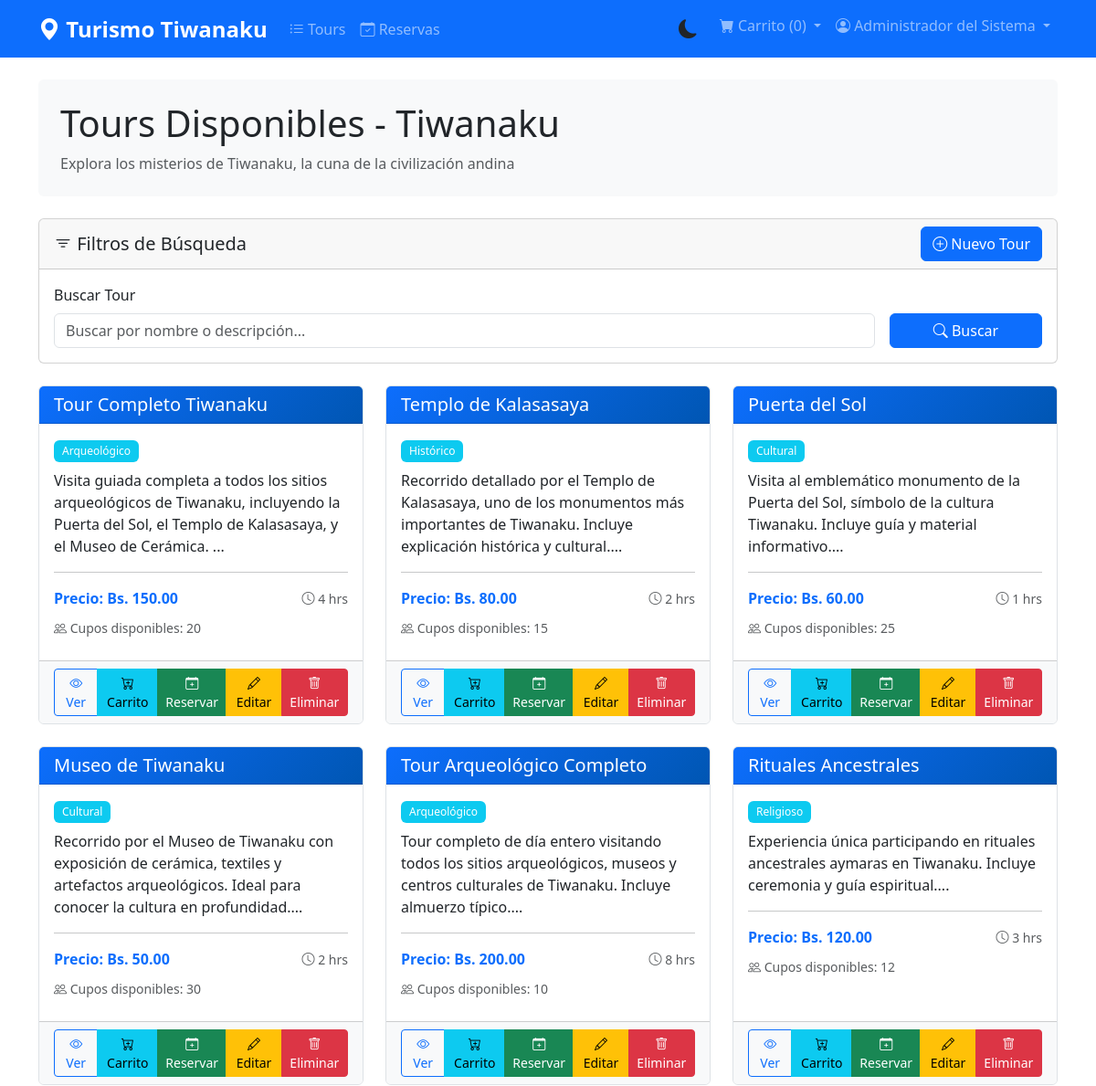
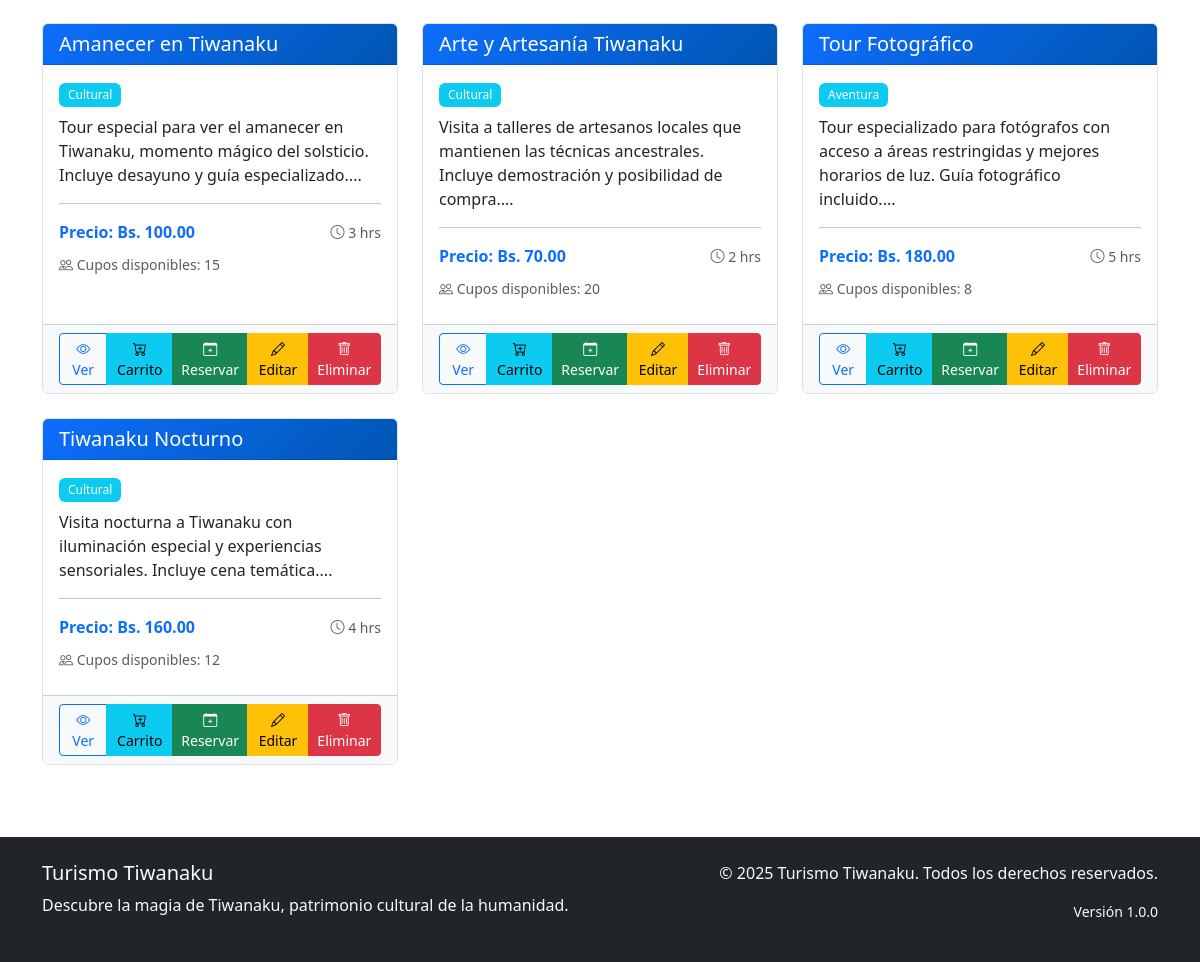
/index.php?controller=tour&action=list (signed in), run on the app's committed database (2 pictures, top to bottom).
### tables this page shows
CREATE TABLE IF NOT EXISTS tours (
    id INT AUTO_INCREMENT PRIMARY KEY,
    nombre VARCHAR(255) NOT NULL,
    descripcion TEXT NOT NULL,
    categoria VARCHAR(100) NOT NULL,
    precio DECIMAL(10, 2) NOT NULL,
    duracion INT NOT NULL COMMENT 'Duración en horas',
    cupos_disponibles INT NOT NULL DEFAULT 0,
    fecha_creacion DATETIME DEFAULT CURRENT_TIMESTAMP,
    fecha_actualizacion DATETIME DEFAULT CURRENT_TIMESTAMP ON UPDATE CURRENT_TIMESTAMP,
    INDEX idx_categoria (categoria),
    INDEX idx_precio (precio),
    INDEX idx_fecha_creacion (fecha_creacion)
);

### index.php (called while the page is built, shortened)
<?php
require_once __DIR__ . '/model/db.php';
$controlador = new $nombre_controlador();
$datos_a_vista["data"] = array();
if(method_exists($controlador,$_GET["action"])) $datos_a_vista["data"] = $controlador->{$_GET["action"]}();
require_once __DIR__ . '/view/template/header.php';
require_once __DIR__ . '/view/'.$controlador->view.'.php';
require_once __DIR__ . '/view/template/footer.php';
?>

### controller/tour.php (called while the page is built, shortened)
<?php
require_once __DIR__ . '/../model/tour.php';
class TourController{
	public function __construct() {
		$this->objeto_tour = new Tour();
	}
	public function list(){
		$this->page_title = 'Tours Disponibles - Tiwanaku';
		$filtros = [];
		$data = $this->objeto_tour->getTours($filtros);
		return [
			'tours' => $data,
			'filters' => $filtros
		];
	}
}
?>

### model/db.php (called while the page is built, shortened)
<?php
class Db {
	public function __construct() {
		$this->host = constant('DB_HOST');
		$this->db = constant('DB');
		$this->user = constant('DB_USER');
		$this->pass = constant('DB_PASS');
		try {
           $this->conection = new PDO('mysql:host='.$this->host.';dbname='.$this->db, $this->user, $this->pass);
        } catch (PDOException $e) {
            echo "Error de conexión: " . $e->getMessage();
            exit();
        }
	}
}
?>

### model/tour.php (called while the page is built, shortened)
<?php
require_once __DIR__ . '/db.php';
class Tour {
	private $table = 'tours';
	private $conection;
	public function getConection(){
		$dbObj = new Db();
		$this->conection = $dbObj->conection;
	}
	public function getTours($filters = []){
		$sql = "SELECT * FROM ".$this->table." WHERE 1=1";
		$parametros = [];
		$sql .= " ORDER BY fecha_creacion DESC";
		$stmt = $this->conection->prepare($sql);
		$stmt->execute($parametros);
		return $stmt->fetchAll();
	}
}
?>

### view/listar_tours.php (the view, shortened to what this page needs)
<div class="row mb-4">
	<div class="col-md-12">
		<div class="card">
			<div class="card-header d-flex justify-content-between align-items-center">
				<h5 class="mb-0"><i class="bi bi-filter"></i> Filtros de Búsqueda</h5>
				<a href="index.php?controller=tour&action=edit" class="btn btn-primary">
					<i class="bi bi-plus-circle"></i> Nuevo Tour
				</a>
			</div>
			<div class="card-body">
				<form method="GET" action="index.php" class="row g-3">
					<div class="col-md-10">
						<label class="form-label">Buscar Tour</label>
						<input type="text" class="form-control" name="search"
							value="<?php echo isset($datos_a_vista['data']['filters']['search']) ? htmlspecialchars($datos_a_vista['data']['filters']['search']) : ''; ?>"
							placeholder="Buscar por nombre o descripción...">
					</div>
					<div class="col-md-2 d-flex align-items-end">
						<button type="submit" class="btn btn-primary w-100">
							<i class="bi bi-search"></i> Buscar
						</button>
					</div>
				</form>
			</div>
		</div>
	</div>
</div>
<div class="row">
	<?php
	if(isset($datos_a_vista['data']['tours']) && count($datos_a_vista['data']['tours']) > 0){
		foreach($datos_a_vista['data']['tours'] as $tour){
			?>
			<div class="col-md-4 mb-4">
				<div class="card h-100 tour-card" data-tour-id="<?php echo $tour['id']; ?>">
					<div class="card-header bg-primary text-white">
						<h5 class="mb-0"><?php echo htmlspecialchars($tour['nombre']); ?></h5>
					</div>
					<div class="card-body">
						<p class="text-muted mb-2">
							<span class="badge bg-info"><?php echo htmlspecialchars($tour['categoria']); ?></span>
						</p>
						<p class="card-text"><?php echo nl2br(htmlspecialchars(substr($tour['descripcion'], 0, 150))); ?>...</p>
						<hr>
						<div class="d-flex justify-content-between align-items-center mb-2">
							<strong class="text-primary">Precio: Bs. <?php echo number_format($tour['precio'], 2); ?></strong>
							<small class="text-muted"><i class="bi bi-clock"></i> <?php echo $tour['duracion']; ?> hrs</small>
						</div>
						<p class="mb-2">
							<small class="text-muted">
								<i class="bi bi-people"></i> Cupos disponibles: <?php echo $tour['cupos_disponibles']; ?>
							</small>
						</p>
					</div>
					<div class="card-footer bg-light">
						<div class="btn-group w-100" role="group">
							<a href="index.php?controller=tour&action=view&id=<?php echo $tour['id']; ?>" class="btn btn-sm btn-outline-primary">
								<i class="bi bi-eye"></i> Ver
							</a>
							<button class="btn btn-sm btn-info add-to-cart-btn"
								data-tour-id="<?php echo $tour['id']; ?>"
								data-tour-nombre="<?php echo htmlspecialchars($tour['nombre']); ?>"
								data-tour-precio="<?php echo $tour['precio']; ?>"
								data-tour-categoria="<?php echo htmlspecialchars($tour['categoria']); ?>">
								<i class="bi bi-cart-plus"></i> Carrito
							</button>
							<a href="index.php?controller=reservation&action=create&tour_id=<?php echo $tour['id']; ?>" class="btn btn-sm btn-success">
								<i class="bi bi-calendar-plus"></i> Reservar
							</a>
							<a href="index.php?controller=tour&action=edit&id=<?php echo $tour['id']; ?>" class="btn btn-sm btn-warning">
								<i class="bi bi-pencil"></i> Editar
							</a>
							<a href="index.php?controller=tour&action=confirmDelete&id=<?php echo $tour['id']; ?>" class="btn btn-sm btn-danger">
								<i class="bi bi-trash"></i> Eliminar
							</a>
						</div>
					</div>
				</div>
			</div>
			<?php
		}
	}
	?>
</div>

### view/template/header.php (shortened to what this page needs)
<?php
$tema = isset($_COOKIE['pref_tema']) ? $_COOKIE['pref_tema'] : 'claro';
$themeClass = $tema === 'oscuro' ? 'dark' : 'light';
?>
<!DOCTYPE html>
<html lang="es">
<head>
	<link href="https://cdn.jsdelivr.net/npm/bootstrap@5.3.0/dist/css/bootstrap.min.css" rel="stylesheet">
	<link rel="stylesheet" href="https://cdn.jsdelivr.net/npm/bootstrap-icons@1.10.0/font/bootstrap-icons.css">
	<link rel="stylesheet" href="assets/css/style.css">
</head>
<body class="theme-<?php echo $themeClass; ?>" data-theme="<?php echo $tema; ?>">
	<nav class="navbar navbar-expand-lg navbar-dark bg-primary mb-4">
		<div class="container">
			<a class="navbar-brand" href="index.php?controller=tour&action=list">
				<i class="bi bi-geo-alt-fill"></i> Turismo Tiwanaku
			</a>
			<div class="collapse navbar-collapse" id="navbarNav">
				<?php if(isset($_SESSION['user_id'])): ?>
					<ul class="navbar-nav me-auto">
						<li class="nav-item">
							<a class="nav-link" href="index.php?controller=tour&action=list">
								<i class="bi bi-list-ul"></i> Tours
							</a>
						</li>
						<li class="nav-item">
							<a class="nav-link" href="index.php?controller=reservation&action=list">
								<i class="bi bi-calendar-check"></i> Reservas
							</a>
						</li>
					</ul>
				<?php endif; ?>
				<ul class="navbar-nav">
					<li class="nav-item">
						<button class="btn btn-link nav-link theme-toggle-btn" id="themeToggle" title="Cambiar tema" style="color: inherit; text-decoration: none; padding: 0.5rem 1rem;">
							<i class="bi <?php echo $tema === 'oscuro' ? 'bi-sun-fill' : 'bi-moon-fill'; ?>" id="themeIcon"></i>
						</button>
					</li>
					<?php if(isset($_SESSION['user_id'])): ?>
						<li class="nav-item dropdown">
							<a class="nav-link dropdown-toggle" href="#" id="cartDropdown" role="button" data-bs-toggle="dropdown">
								<i class="bi bi-cart-fill"></i> Carrito (<span id="cartCount">0</span>)
							</a>
						</li>
						<li class="nav-item dropdown">
							<a class="nav-link dropdown-toggle" href="#" id="userDropdown" role="button" data-bs-toggle="dropdown">
								<i class="bi bi-person-circle"></i> <?php echo htmlspecialchars($_SESSION['nombre_completo']); ?>
							</a>
						</li>
					<?php endif; ?>
				</ul>
			</div>
		</div>
	</nav>
	<div class="container">
		<header class="mb-4">
			<div class="p-4 bg-light rounded">
				<h1 class="mb-2"><?php echo isset($controlador->page_title) ? htmlspecialchars($controlador->page_title) : 'Turismo Tiwanaku'; ?></h1>
				<p class="text-muted mb-0">Explora los misterios de Tiwanaku, la cuna de la civilización andina</p>
			</div>
		</header>

### view/template/footer.php (shortened to what this page needs)
	</div>
	<footer class="bg-dark text-light mt-5 py-4">
		<div class="container">
			<div class="row">
				<div class="col-md-6">
					<h5>Turismo Tiwanaku</h5>
					<p>Descubre la magia de Tiwanaku, patrimonio cultural de la humanidad.</p>
				</div>
				<div class="col-md-6 text-md-end">
					<p>&copy; <?php echo date('Y'); ?> <?php echo constant('APP_NAME'); ?>. Todos los derechos reservados.</p>
					<p class="small">Versión <?php echo constant('APP_VERSION'); ?></p>
				</div>
			</div>
		</div>
	</footer>
</body>
</html>

### assets/css/style.css (style rules this page uses)
:root { --primary-color: #0d6efd; --secondary-color: #6c757d; --success-color: #198754; --danger-color: #dc3545; --warning-color: #ffc107; --info-color: #0dcaf0; --light-color: #f8f9fa; --dark-color: #212529; }
body { font-family: 'Segoe UI', Tahoma, Geneva, Verdana, sans-serif; min-height: 100vh; display: flex; flex-direction: column; }
.container { flex: 1; }
.navbar-brand { font-weight: bold; font-size: 1.5rem; }
.tour-card { transition: transform 0.2s, box-shadow 0.2s; border: 1px solid #dee2e6; }
.tour-card .card-header { background: linear-gradient(135deg, var(--primary-color) 0%, #0056b3 100%); }
.badge { padding: 0.5em 0.75em; font-weight: 500; }
footer { margin-top: auto; }
.card { animation: fadeIn 0.3s ease-in; }
.theme-toggle-btn { border: none !important; background: transparent !important; cursor: pointer; font-size: 1.3rem; transition: transform 0.2s, opacity 0.2s; padding: 0.5rem 1rem !important; color: inherit !important; text-decoration: none !important; display: flex; align-items: center; justify-content: center; }
.theme-toggle-btn i { transition: transform 0.3s; }

### data on the page
tours: nombre "Tour Completo Tiwanaku", categoria "Arqueológico", descripcion "Visita guiada completa a todos los sitios arqueológicos de Tiwanaku, incluyendo la Puerta del Sol, el Templo de Kalasasaya, y el Museo de Cerámica.", precio "150.00", duracion "4", cupos_disponibles "20"
tours: nombre "Templo de Kalasasaya", categoria "Histórico", descripcion "Recorrido detallado por el Templo de Kalasasaya, uno de los monumentos más importantes de Tiwanaku. Incluye explicación histórica y cultural.", precio "80.00", duracion "2", cupos_disponibles "15"
tours: nombre "Puerta del Sol", categoria "Cultural", descripcion "Visita al emblemático monumento de la Puerta del Sol, símbolo de la cultura Tiwanaku. Incluye guía y material informativo.", precio "60.00", duracion "1", cupos_disponibles "25"
tours: nombre "Museo de Tiwanaku", categoria "Cultural", descripcion "Recorrido por el Museo de Tiwanaku con exposición de cerámica, textiles y artefactos arqueológicos. Ideal para conocer la cultura en profundidad.", precio "50.00", duracion "2", cupos_disponibles "30"
tours: nombre "Tour Arqueológico Completo", categoria "Arqueológico", descripcion "Tour completo de día entero visitando todos los sitios arqueológicos, museos y centros culturales de Tiwanaku. Incluye almuerzo típico.", precio "200.00", duracion "8", cupos_disponibles "10"
tours: nombre "Rituales Ancestrales", categoria "Religioso", descripcion "Experiencia única participando en rituales ancestrales aymaras en Tiwanaku. Incluye ceremonia y guía espiritual.", precio "120.00", duracion "3", cupos_disponibles "12"
tours: nombre "Amanecer en Tiwanaku", categoria "Cultural", descripcion "Tour especial para ver el amanecer en Tiwanaku, momento mágico del solsticio. Incluye desayuno y guía especializado.", precio "100.00", duracion "3", cupos_disponibles "15"
tours: nombre "Arte y Artesanía Tiwanaku", categoria "Cultural", descripcion "Visita a talleres de artesanos locales que mantienen las técnicas ancestrales. Incluye demostración y posibilidad de compra.", precio "70.00", duracion "2", cupos_disponibles "20"
tours: nombre "Tour Fotográfico", categoria "Aventura", descripcion "Tour especializado para fotógrafos con acceso a áreas restringidas y mejores horarios de luz. Guía fotográfico incluido.", precio "180.00", duracion "5", cupos_disponibles "8"
tours: nombre "Tiwanaku Nocturno", categoria "Cultural", descripcion "Visita nocturna a Tiwanaku con iluminación especial y experiencias sensoriales. Incluye cena temática.", precio "160.00", duracion "4", cupos_disponibles "12"

### other printed values
$_SESSION['nombre_completo'] "Administrador del Sistema"
$controlador->page_title "Tours Disponibles - Tiwanaku"
constant('APP_NAME') "Turismo Tiwanaku"
constant('APP_VERSION') "1.0.0"
